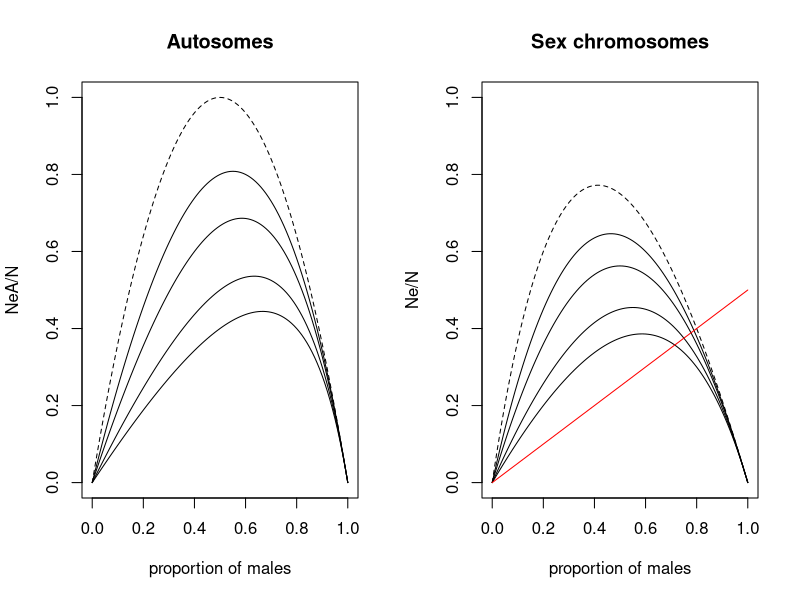
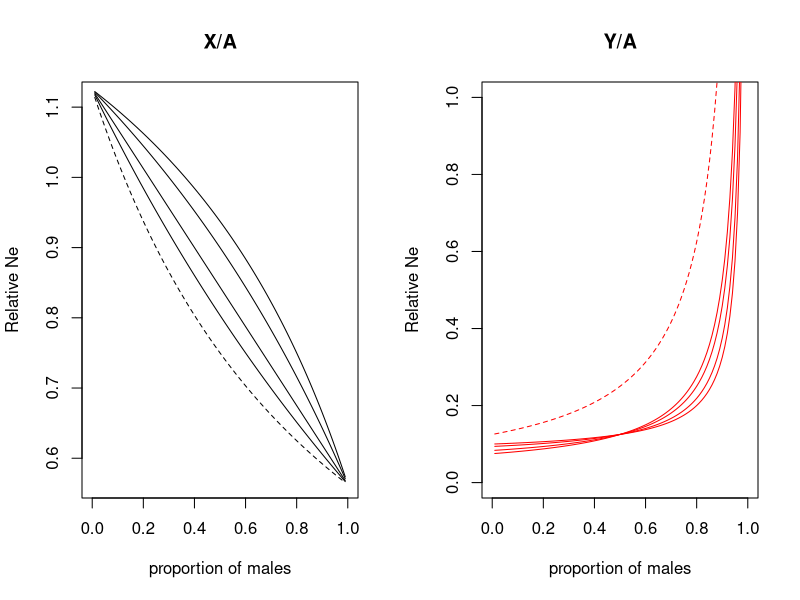
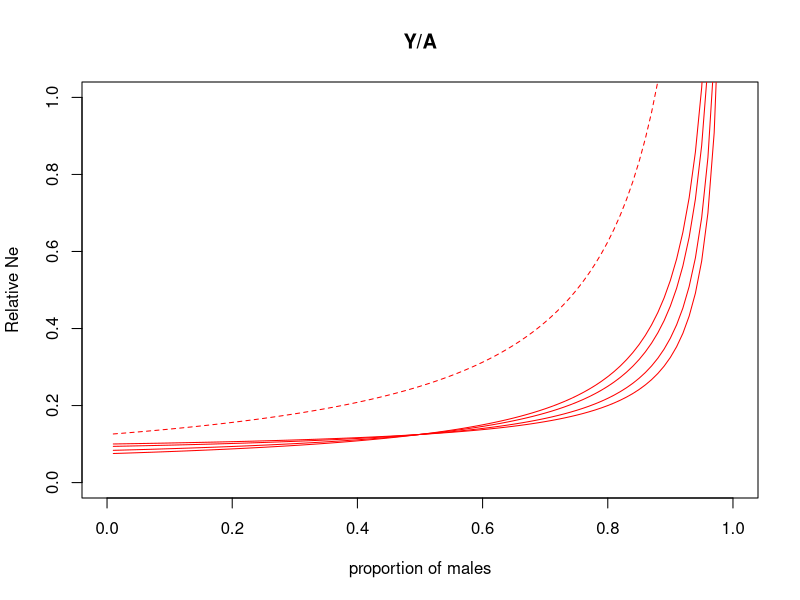

Generate these figures, in order, with R:
## ---- chunk 1
Nf=100 #number of females
Nm=100 #number of males
N=Nf+Nm #total number of individuals
x=Nm/(Nf+Nm) #proportion of males

op <- par(mfrow = c(1, 2))
m=0
f=0

curve(((4*N*(1-x)*x*N)/((x*N*(1+f))+((1-x)*N*(1+m))))/N, from=0, to=1, lty=2,
      xlab="proportion of males", ylab="NeA/N", main="Autosomes", ylim=c(0,1), xlim=c(0,1))

mh=0.5
curve(((4*N*(1-x)*x*N)/((x*N*(1+f))+((1-x)*N*(1+mh))))/N, from=0, to=1, add=T)

m1=1
curve(((4*N*(1-x)*x*N)/((x*N*(1+f))+((1-x)*N*(1+m1))))/N, from=0, to=1, add=T)

m2=2
curve(((4*N*(1-x)*x*N)/((x*N*(1+f))+((1-x)*N*(1+m2))))/N, from=0, to=1, add=T)

m3=3
curve(((4*N*(1-x)*x*N)/((x*N*(1+f))+((1-x)*N*(1+m3))))/N, from=0, to=1, add=T)

#for sex-linked genes
curve(((9*N*(x)*N*(1-x))/((4*N*x*(1+f))+(2*N*(1-x)*(1+m))))/N, from=0, to=1, lty=2, xlab="proportion of males", ylab="Ne/N", main="Sex chromosomes", ylim=c(0,1),xlim=c(0,1))

curve(((9*N*(x)*N*(1-x))/((4*N*x*(1+f))+(2*N*(1-x)*(1+mh))))/N, from=0, to=1, add=T)

curve(((9*N*(x)*N*(1-x))/((4*N*x*(1+f))+(2*N*(1-x)*(1+m1))))/N, from=0, to=1, add=T)

curve(((9*N*(x)*N*(1-x))/((4*N*x*(1+f))+(2*N*(1-x)*(1+m2))))/N, from=0, to=1, add=T)

curve(((9*N*(x)*N*(1-x))/((4*N*x*(1+f))+(2*N*(1-x)*(1+m3))))/N, from=0, to=1, add=T)

curve((((N*(x)*(1+f))/2))/N, from=0, to=1, col="red", add=T)



par(op)

## ---- chunk 2

ol <- par(mfrow = c(1, 2))

curve(((9*N*(x)*N*(1-x))/((4*N*x*(1+f))+(2*N*(1-x)*(1+m))))/((4*N*(1-x)*x*N)/((x*N*(1+f))+((1-x)*N*(1+m)))), from=0, to=1, lty=2,
      xlab="proportion of males", ylab="Relative Ne", main="X/A")

curve(((9*N*(x)*N*(1-x))/((4*N*x*(1+f))+(2*N*(1-x)*(1+mh))))/((4*N*(1-x)*x*N)/((x*N*(1+f))+((1-x)*N*(1+mh)))), from=0, to=1, add=T)

curve(((9*N*(x)*N*(1-x))/((4*N*x*(1+f))+(2*N*(1-x)*(1+m1))))/((4*N*(1-x)*x*N)/((x*N*(1+f))+((1-x)*N*(1+m1)))), from=0, to=1, add=T)

curve(((9*N*(x)*N*(1-x))/((4*N*x*(1+f))+(2*N*(1-x)*(1+m2))))/((4*N*(1-x)*x*N)/((x*N*(1+f))+((1-x)*N*(1+m2)))), from=0, to=1, add=T)

curve(((9*N*(x)*N*(1-x))/((4*N*x*(1+f))+(2*N*(1-x)*(1+m3))))/((4*N*(1-x)*x*N)/((x*N*(1+f))+((1-x)*N*(1+m3)))), from=0, to=1, add=T)

#unsure if this is right; substituting in the modified Nm's here based on crow model where Nm*(km-1))/((km-1)+(x/km)) is the effect of male rep variance on male Ne.

curve(((N*x*(1+f))/2)/((4*N*(1-x)*x*N)/((x*N*(1+f))+((1-x)*N*(1+m)))), from=0, to=1, col="red", lty=2, ylim=c(0,1), xlab="proportion of males", ylab="Relative Ne", main="Y/A")

curve(((80*x*(1+f))/2)/((4*N*(1-x)*x*N)/((x*N*(1+f))+((1-x)*N*(1+mh)))), from=0, to=1, add=T, col="red")

curve(((66.66667*x*(1+f))/2)/((4*N*(1-x)*x*N)/((x*N*(1+f))+((1-x)*N*(1+m1)))), from=0, to=1, add=T, col="red")

curve(((50*x*(1+f))/2)/((4*N*(1-x)*x*N)/((x*N*(1+f))+((1-x)*N*(1+m2)))), from=0, to=1, add=T, col="red")

curve(((40*x*(1+f))/2)/((4*N*(1-x)*x*N)/((x*N*(1+f))+((1-x)*N*(1+m3)))), from=0, to=1, add=T, col="red")

par(ol)
## ---- chunk 3
curve(((N*x*(1+f))/2)/((4*N*(1-x)*x*N)/((x*N*(1+f))+((1-x)*N*(1+m)))), from=0, to=1, col="red", lty=2, ylim=c(0,1), xlab="proportion of males", ylab="Relative Ne", main="Y/A")

curve(((80*x*(1+f))/2)/((4*N*(1-x)*x*N)/((x*N*(1+f))+((1-x)*N*(1+mh)))), from=0, to=1, add=T, col="red")

curve(((66.66667*x*(1+f))/2)/((4*N*(1-x)*x*N)/((x*N*(1+f))+((1-x)*N*(1+m1)))), from=0, to=1, add=T, col="red")

curve(((50*x*(1+f))/2)/((4*N*(1-x)*x*N)/((x*N*(1+f))+((1-x)*N*(1+m2)))), from=0, to=1, add=T, col="red")

curve(((40*x*(1+f))/2)/((4*N*(1-x)*x*N)/((x*N*(1+f))+((1-x)*N*(1+m3)))), from=0, to=1, add=T, col="red")

